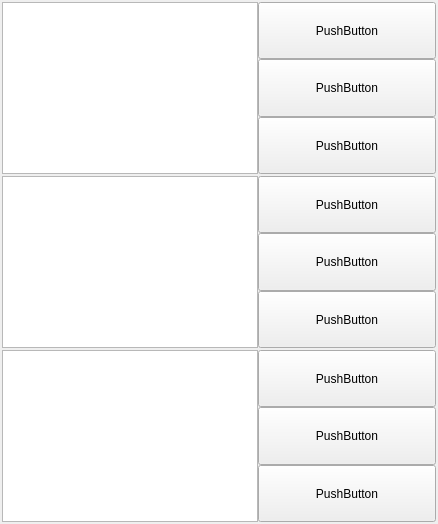
<?xml version="1.0" encoding="UTF-8"?>
<ui version="4.0">
 <class>Form</class>
 <widget class="QWidget" name="Form">
  <property name="geometry">
   <rect>
    <x>0</x>
    <y>0</y>
    <width>438</width>
    <height>524</height>
   </rect>
  </property>
  <property name="windowTitle">
   <string>Form</string>
  </property>
  <layout class="QVBoxLayout" name="verticalLayout">
   <property name="spacing">
    <number>2</number>
   </property>
   <property name="leftMargin">
    <number>2</number>
   </property>
   <property name="topMargin">
    <number>2</number>
   </property>
   <property name="rightMargin">
    <number>2</number>
   </property>
   <property name="bottomMargin">
    <number>2</number>
   </property>
   <item>
    <layout class="QHBoxLayout" name="horizontalLayout_3">
     <property name="spacing">
      <number>0</number>
     </property>
     <item>
      <widget class="QGraphicsView" name="graphicsView">
       <property name="sizePolicy">
        <sizepolicy hsizetype="Fixed" vsizetype="Expanding">
         <horstretch>0</horstretch>
         <verstretch>0</verstretch>
        </sizepolicy>
       </property>
       <property name="frameShape">
        <enum>QFrame::StyledPanel</enum>
       </property>
       <property name="frameShadow">
        <enum>QFrame::Sunken</enum>
       </property>
       <property name="dragMode">
        <enum>QGraphicsView::NoDrag</enum>
       </property>
      </widget>
     </item>
     <item>
      <layout class="QVBoxLayout" name="verticalLayout_2">
       <property name="spacing">
        <number>0</number>
       </property>
       <item>
        <widget class="QPushButton" name="pushButton_9">
         <property name="sizePolicy">
          <sizepolicy hsizetype="Expanding" vsizetype="Expanding">
           <horstretch>0</horstretch>
           <verstretch>0</verstretch>
          </sizepolicy>
         </property>
         <property name="text">
          <string>PushButton</string>
         </property>
        </widget>
       </item>
       <item>
        <widget class="QPushButton" name="pushButton_8">
         <property name="sizePolicy">
          <sizepolicy hsizetype="Expanding" vsizetype="Expanding">
           <horstretch>0</horstretch>
           <verstretch>0</verstretch>
          </sizepolicy>
         </property>
         <property name="text">
          <string>PushButton</string>
         </property>
        </widget>
       </item>
       <item>
        <widget class="QPushButton" name="pushButton_7">
         <property name="sizePolicy">
          <sizepolicy hsizetype="Expanding" vsizetype="Expanding">
           <horstretch>0</horstretch>
           <verstretch>0</verstretch>
          </sizepolicy>
         </property>
         <property name="text">
          <string>PushButton</string>
         </property>
        </widget>
       </item>
      </layout>
     </item>
    </layout>
   </item>
   <item>
    <layout class="QHBoxLayout" name="horizontalLayout_2">
     <property name="spacing">
      <number>0</number>
     </property>
     <item>
      <widget class="QGraphicsView" name="graphicsView_2">
       <property name="sizePolicy">
        <sizepolicy hsizetype="Fixed" vsizetype="Expanding">
         <horstretch>0</horstretch>
         <verstretch>0</verstretch>
        </sizepolicy>
       </property>
      </widget>
     </item>
     <item>
      <layout class="QVBoxLayout" name="verticalLayout_4">
       <property name="spacing">
        <number>0</number>
       </property>
       <item>
        <widget class="QPushButton" name="pushButton_6">
         <property name="sizePolicy">
          <sizepolicy hsizetype="Expanding" vsizetype="Expanding">
           <horstretch>0</horstretch>
           <verstretch>0</verstretch>
          </sizepolicy>
         </property>
         <property name="text">
          <string>PushButton</string>
         </property>
        </widget>
       </item>
       <item>
        <widget class="QPushButton" name="pushButton_5">
         <property name="sizePolicy">
          <sizepolicy hsizetype="Expanding" vsizetype="Expanding">
           <horstretch>0</horstretch>
           <verstretch>0</verstretch>
          </sizepolicy>
         </property>
         <property name="text">
          <string>PushButton</string>
         </property>
        </widget>
       </item>
       <item>
        <widget class="QPushButton" name="pushButton_4">
         <property name="sizePolicy">
          <sizepolicy hsizetype="Expanding" vsizetype="Expanding">
           <horstretch>0</horstretch>
           <verstretch>0</verstretch>
          </sizepolicy>
         </property>
         <property name="text">
          <string>PushButton</string>
         </property>
        </widget>
       </item>
      </layout>
     </item>
    </layout>
   </item>
   <item>
    <layout class="QHBoxLayout" name="horizontalLayout">
     <property name="spacing">
      <number>0</number>
     </property>
     <item>
      <widget class="QGraphicsView" name="graphicsView_3">
       <property name="enabled">
        <bool>true</bool>
       </property>
       <property name="sizePolicy">
        <sizepolicy hsizetype="Fixed" vsizetype="Expanding">
         <horstretch>0</horstretch>
         <verstretch>0</verstretch>
        </sizepolicy>
       </property>
      </widget>
     </item>
     <item>
      <layout class="QVBoxLayout" name="verticalLayout_3">
       <property name="spacing">
        <number>0</number>
       </property>
       <item>
        <widget class="QPushButton" name="pushButton_3">
         <property name="sizePolicy">
          <sizepolicy hsizetype="Expanding" vsizetype="Expanding">
           <horstretch>0</horstretch>
           <verstretch>0</verstretch>
          </sizepolicy>
         </property>
         <property name="text">
          <string>PushButton</string>
         </property>
        </widget>
       </item>
       <item>
        <widget class="QPushButton" name="pushButton_2">
         <property name="sizePolicy">
          <sizepolicy hsizetype="Expanding" vsizetype="Expanding">
           <horstretch>0</horstretch>
           <verstretch>0</verstretch>
          </sizepolicy>
         </property>
         <property name="text">
          <string>PushButton</string>
         </property>
        </widget>
       </item>
       <item>
        <widget class="QPushButton" name="pushButton">
         <property name="sizePolicy">
          <sizepolicy hsizetype="Expanding" vsizetype="Expanding">
           <horstretch>0</horstretch>
           <verstretch>0</verstretch>
          </sizepolicy>
         </property>
         <property name="text">
          <string>PushButton</string>
         </property>
        </widget>
       </item>
      </layout>
     </item>
    </layout>
   </item>
  </layout>
 </widget>
 <resources/>
 <connections/>
</ui>
